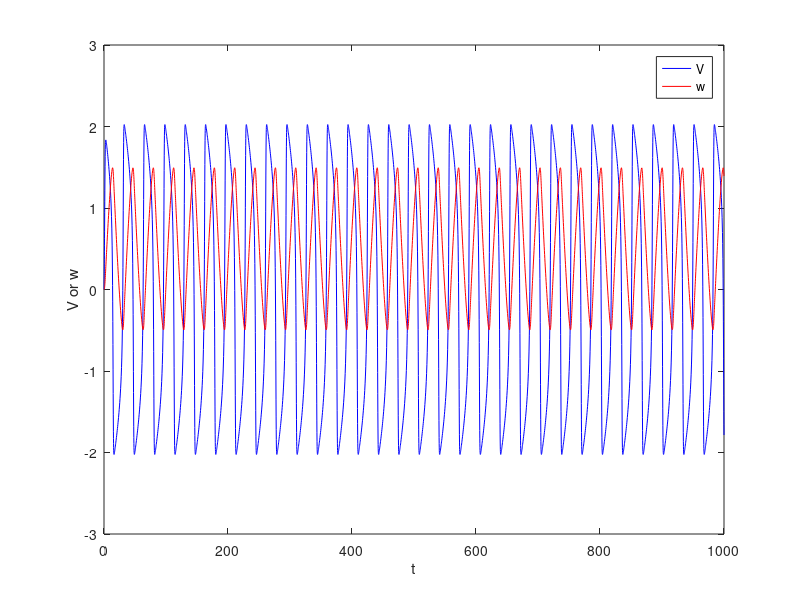

Source code (MATLAB): (Note: this script raises an error after producing the figure.)
% FitzHugh Nagumo model， ODEs from https://en.wikipedia.org/wiki/FitzHugh-Nagumo_model
%
% Yixuan Li, 2024-01-25
%

clear;clc;close all;

%% parameters
I = 0.5;
a = 0;
b = 0;
tau = 12;

%% use ode45 to solve ODEs

% paras
t_max = 1000;
y_0 = [0 0];

% y(1), y(2) stand for V, w
FitzHugh_Nagumo_model_1 = @(t,y)...
    [-y(1).^3/3+y(1)-y(2)+I;...
    1./tau.*(+y(1)-b.*y(2)+a);];
range_of_t = [0,t_max];
[t,y] = ode45(FitzHugh_Nagumo_model_1,range_of_t,y_0);

%% V-t and w-t
figure(1)
plot(t,y(:,1),'blue');
hold on;
plot(t,y(:,2),'red');
xlabel('t');
ylabel('V or w');
legend('V','w');

%% plot

step = 0.1;
V_range = 2.5;
[V,w] = meshgrid(-V_range:step:V_range,-1:step:2);
V_derivative = -1/3*V.^3 + V - w + I;
w_derivative = 1/tau * (V + a - b*w);

V_derivative_syms = @(V,w) -1/3 * V^3 + V - w + I;
w_derivative_syms = @(V,w) 1/tau * ( V + a - b * w);

plot_FHN(t, y, V, w, V_derivative, w_derivative, V_derivative_syms, w_derivative_syms);